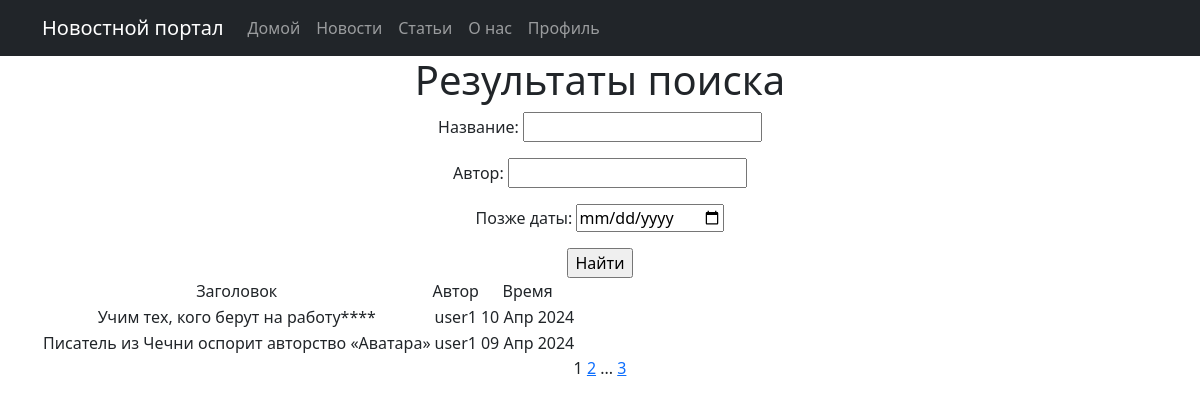
The page /news/search/ on the database as committed earlier.
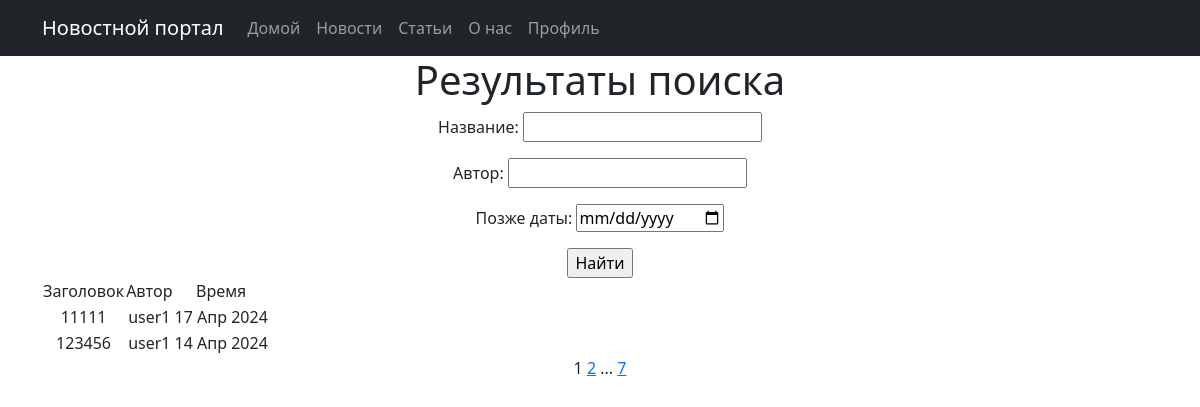
The same page on the database as committed later.
### news/models.py (models this page shows, shortened)
class Post(models.Model):
    author = models.ForeignKey(Author, on_delete=models.CASCADE, verbose_name='Автор')
    TYPES = (
        ('N', 'News'),
        ('A', 'Article'),
    )
    type = models.CharField(max_length=20, choices=TYPES, verbose_name='Тип поста')
    created_at = models.DateTimeField(auto_now_add=True, verbose_name='Дата создания')
    categories = models.ManyToManyField(Category, through='PostCategory', verbose_name='Категории')
    title = models.CharField(max_length=255, verbose_name='Заголовок')
    text = models.TextField(verbose_name='Текст')
    rating = models.IntegerField(default=0, verbose_name='Рейтинг')

class Author(models.Model):
    user = models.OneToOneField(User, on_delete=models.CASCADE)
    rating = models.IntegerField('Рейтинг', default=0)
    def __str__(self):
        return self.user.username

### news/views.py (the view)
# urls.py: path('news/search/', NewsArticleSearchView.as_view(), name='news_search'),
class NewsArticleSearchView(ListView):
    model = Post
    ordering = '-created_at'
    template_name = 'news/search.html'
    context_object_name = 'search_results'
    paginate_by = 2
    def get_queryset(self):
        queryset = super().get_queryset()
        self.filterset = NewsArticFilter(self.request.GET, queryset=queryset)
        return self.filterset.qs
    def get_context_data(self, **kwargs):
        context = super().get_context_data(**kwargs)
        context['filterset'] = self.filterset
        return context

### news/templatetags/custom_filters.py (called while the page is built)
def censor(value):
    unwanted_words = ['редиска', 'сука', 'блять', 'хуй']
    for word in unwanted_words:
        value = value.replace(word, '*' * len(word))
    return value

@register.simple_tag(takes_context=True)
def url_replace(context, **kwargs):
    d = context['request'].GET.copy()
    for k, v in kwargs.items():
        d[k] = v
    return d.urlencode()

### news/templates/news/search.html (shortened to what this page needs)
{% extends 'main/default.html' %}
{% load custom_filters %}
{% block content %}
<div class="feature">
    <h1>Результаты поиска</h1>
    <form action="" method="get">
        {{ filterset.form.as_p }}
        <input type="submit" value="Найти"/>
    </form>
    {% if search_results %}
    <table>
        <tr>
            <td>Заголовок</td>
            <td>Автор</td>
            <td>Время</td>
        </tr>
        {% for post in search_results %}
        <tr>
            <td>{{ post.title|censor }}</td>
            <td>{{ post.author }}</td>
            <td>{{ post.created_at|date:'d M Y' }}</td>
        </tr>
        {% endfor %}
    </table>
    {% else %}
    <h2>Постов нет!</h2>
    {% endif %}
    {{ page_obj.number }}
    {% if page_obj.has_next %}
    <a href="?page={{ page_obj.next_page_number }}">{{ page_obj.next_page_number }}</a>
    {% if paginator.num_pages != page_obj.next_page_number %}
    ...
    <a href="?{% url_replace page=page_obj.paginator.num_pages %}">{{ page_obj.paginator.num_pages }}</a>
    {% endif %}
    {% endif %}
    {% endblock content %}

Rows that differ between the two databases and show on the page:
no longer on this page (row edited): Post: title|censor "Учим тех, кого берут на работу****", author "user1", created_at "10 Апр 2024"
no longer on this page (row unchanged): Post: title|censor "Писатель из Чечни оспорит авторство «Аватара»", author "user1", created_at "09 Апр 2024"
added Post: title|censor "11111", author "user1", created_at "17 Апр 2024"
added Post: title|censor "123456", author "user1", created_at "14 Апр 2024"
Other text that changed with them:
{{ page_obj.paginator.num_pages }}: "3" → "7"
